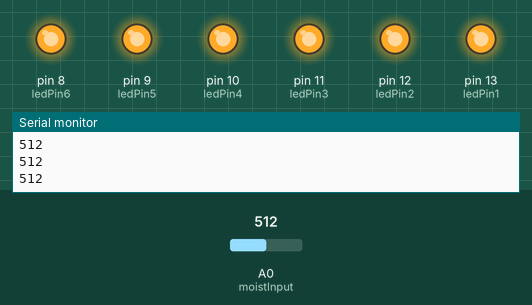
Recording of a sketch running on a simulated Arduino Uno, built with avr-gcc and run on an emulated ATmega328P. Parts: output pins drawn as LEDs (lit = HIGH), the last lines printed to the serial monitor. The inputs (shaded band) are chosen by the test bench; at power-on: A0 (moistInput) = 512.

Above: at 1.2 s.
1.3 s: A0 (moistInput) set to 559
At 1.8 s:
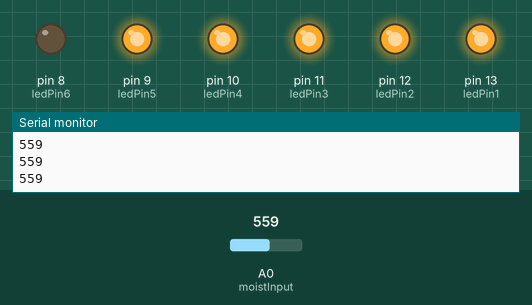
2.8 s: A0 (moistInput) set to 649
At 3.2 s:
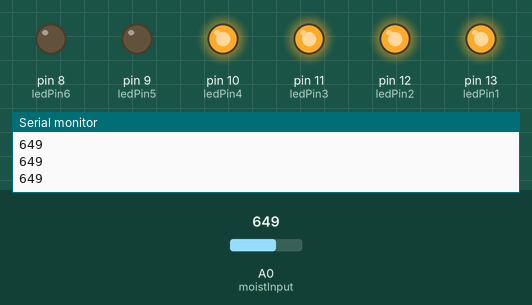
4.3 s: A0 (moistInput) set to 829
At 5.5 s:
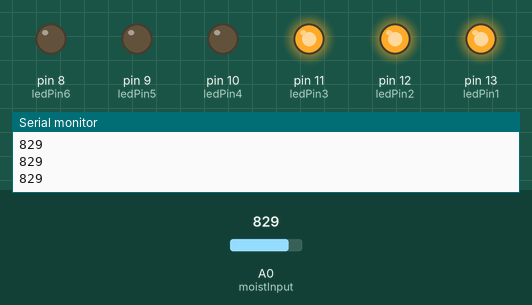
5.8 s: A0 (moistInput) set to 919
At 7.0 s:
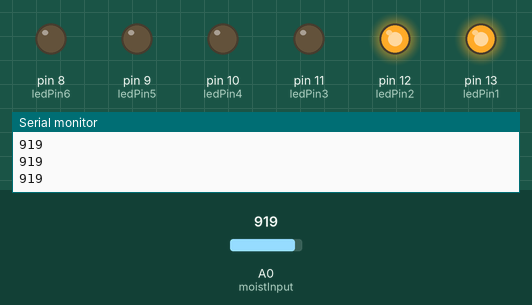
7.3 s: A0 (moistInput) set to 983
8.8 s: A0 (moistInput) set to 1017
At 9.6 s:
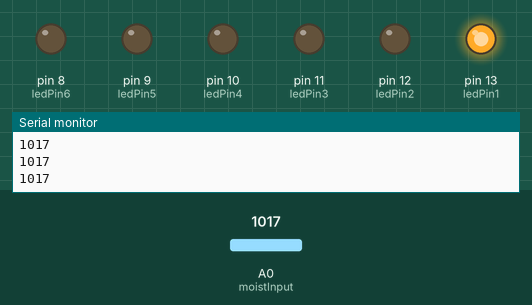
Timing chart, 0 to 11.3 s (numbered marks = the images above; inputs shaded):
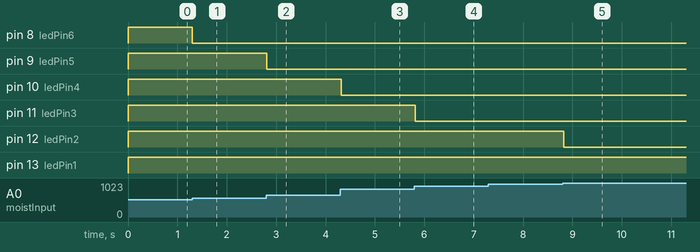

The sketch:

led_version_2.ino
```cpp
const int moistInput = A0;

const int ledPin1 = 13;
const int ledPin2 = 12;
const int ledPin3 = 11;
const int ledPin4 = 10;
const int ledPin5 = 9;
const int ledPin6 = 8;

void setup() {

pinMode(ledPin1, OUTPUT);
pinMode(ledPin2, OUTPUT);
pinMode(ledPin3, OUTPUT);
pinMode(ledPin4, OUTPUT);
pinMode(ledPin5, OUTPUT);
pinMode(ledPin6, OUTPUT);

  Serial.begin(9600);

}

void loop() {

  int sensorValue = analogRead(moistInput);
  Serial.println(sensorValue);

if (sensorValue < 549) {
    digitalWrite(ledPin1, HIGH);
    digitalWrite(ledPin2, HIGH);
    digitalWrite(ledPin3, HIGH);
    digitalWrite(ledPin4, HIGH);
    digitalWrite(ledPin5, HIGH);
    digitalWrite(ledPin6, HIGH);
 } else if ((sensorValue >= 550) && (sensorValue < 639))  {
    digitalWrite(ledPin1, HIGH);
    digitalWrite(ledPin2, HIGH);
    digitalWrite(ledPin3, HIGH);
    digitalWrite(ledPin4, HIGH);
    digitalWrite(ledPin5, HIGH);
    digitalWrite(ledPin6, LOW);
 } else if ((sensorValue >= 640) && (sensorValue < 819))  {
        digitalWrite(ledPin1, HIGH);
    digitalWrite(ledPin2, HIGH);
    digitalWrite(ledPin3, HIGH);
    digitalWrite(ledPin4, HIGH);
    digitalWrite(ledPin5, LOW);
    digitalWrite(ledPin6, LOW);
 } else if ((sensorValue >= 820) && (sensorValue < 909))  {
          digitalWrite(ledPin1, HIGH);
    digitalWrite(ledPin2, HIGH);
    digitalWrite(ledPin3, HIGH);
    digitalWrite(ledPin4, LOW);
    digitalWrite(ledPin5, LOW);
    digitalWrite(ledPin6, LOW);
 } else if ((sensorValue >= 910) && (sensorValue < 1000))  {
          digitalWrite(ledPin1, HIGH);
    digitalWrite(ledPin2, HIGH);
    digitalWrite(ledPin3, LOW);
    digitalWrite(ledPin4, LOW);
    digitalWrite(ledPin5, LOW);
    digitalWrite(ledPin6, LOW);
 } else  {
    digitalWrite(ledPin1, HIGH);
    digitalWrite(ledPin2, LOW);
    digitalWrite(ledPin3, LOW);
    digitalWrite(ledPin4, LOW);
    digitalWrite(ledPin5, LOW);
    digitalWrite(ledPin6, LOW);
 }

  delay(100);

}
```

Measured:
- the behaviour switches between 999 and 1000 on A0 (moistInput) (found by bisection; images 4 and 5)
- after the input at 1.3 s, pin 8 (ledPin6): HIGH → LOW at once
- after the input at 2.8 s, pin 9 (ledPin5): HIGH → LOW at once
- after the input at 4.3 s, pin 10 (ledPin4): HIGH → LOW at once
- after the input at 5.8 s, pin 11 (ledPin3): HIGH → LOW at once
- after the input at 8.8 s, pin 12 (ledPin2): HIGH → LOW at once
